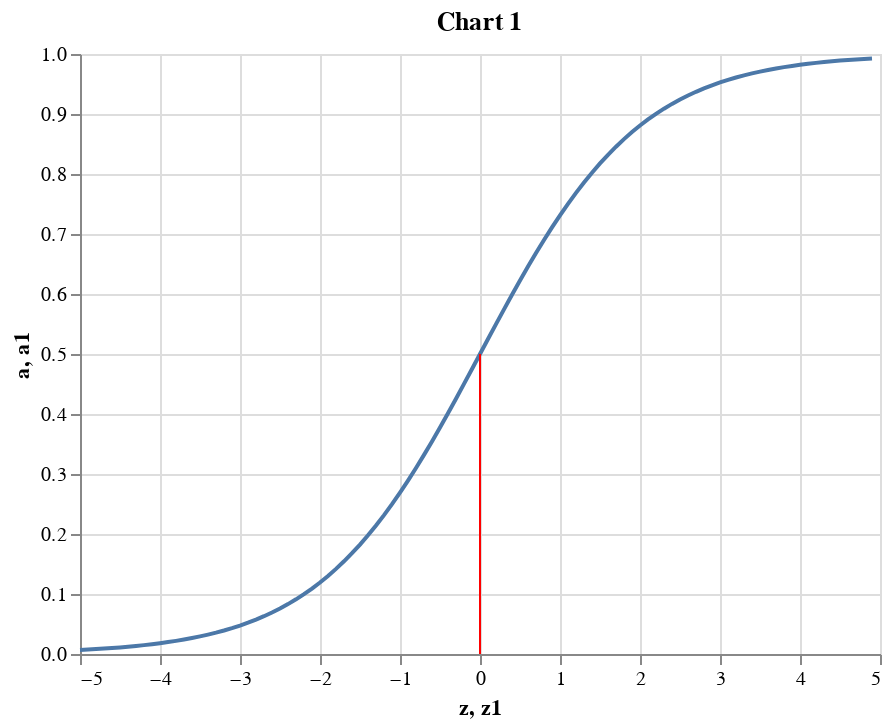

Notebook source saved alongside this figure:
### Markdown cell above
The sigmoid has an $S$ shape:

### Code cell
from scipy.special import expit
import numpy as np
import altair as alt
import pandas as pd
z = np.arange(-5.0,5.0, 0.1)
a = expit(z)
df = pd.DataFrame({"a":a, "z":z})
df["z1"] = 0
df["a1"] = 0.5
sigmoid = alt.Chart(df).mark_line().encode(x="z", y="a")
threshold = alt.Chart(df).mark_rule(color="red").encode(x="z1", y="a1")
(sigmoid + threshold).properties(title='Chart 1')

### Figure 1 — Vega-Lite specification as saved in the notebook (floating-point values rounded to 4 significant figures)
{"config": {"view": {"continuousWidth": 400, "continuousHeight": 300}}, "layer": [{"mark": "line", "encoding": {"x": {"type": "quantitative", "field": "z"}, "y": {"type": "quantitative", "field": "a"}}}, {"mark": {"type": "rule", "color": "red"}, "encoding": {"x": {"type": "quantitative", "field": "z1"}, "y": {"type": "quantitative", "field": "a1"}}}], "data": {"name": "data-4ce8df9580f59e633b8d399e9190ac6d"}, "title": "Chart 1", "$schema": "https://vega.github.io/schema/vega-lite/v4.0.2.json", "datasets": {"data-4ce8df9580f59e633b8d399e9190ac6d": [{"a": 0.006693, "z": -5.0, "z1": 0, "a1": 0.5}, {"a": 0.007392, "z": -4.9, "z1": 0, "a1": 0.5}, {"a": 0.008163, "z": -4.8, "z1": 0, "a1": 0.5}, {"a": 0.009013, "z": -4.7, "z1": 0, "a1": 0.5}, {"a": 0.009952, "z": -4.6, "z1": 0, "a1": 0.5}, {"a": 0.01099, "z": -4.5, "z1": 0, "a1": 0.5}, {"a": 0.01213, "z": -4.4, "z1": 0, "a1": 0.5}, {"a": 0.01339, "z": -4.3, "z1": 0, "a1": 0.5}, {"a": 0.01477, "z": -4.2, "z1": 0, "a1": 0.5}, {"a": 0.0163, "z": -4.1, "z1": 0, "a1": 0.5}, {"a": 0.01799, "z": -4.0, "z1": 0, "a1": 0.5}, {"a": 0.01984, "z": -3.9, "z1": 0, "a1": 0.5}, {"a": 0.02188, "z": -3.8, "z1": 0, "a1": 0.5}, {"a": 0.02413, "z": -3.7, "z1": 0, "a1": 0.5}, {"a": 0.0266, "z": -3.6, "z1": 0, "a1": 0.5}, {"a": 0.02931, "z": -3.5, "z1": 0, "a1": 0.5}, {"a": 0.0323, "z": -3.4, "z1": 0, "a1": 0.5}, {"a": 0.03557, "z": -3.3, "z1": 0, "a1": 0.5}, {"a": 0.03917, "z": -3.2, "z1": 0, "a1": 0.5}, {"a": 0.04311, "z": -3.1, "z1": 0, "a1": 0.5}, {"a": 0.04743, "z": -3.0, "z1": 0, "a1": 0.5}, {"a": 0.05215, "z": -2.9, "z1": 0, "a1": 0.5}, {"a": 0.05732, "z": -2.8, "z1": 0, "a1": 0.5}, {"a": 0.06297, "z": -2.7, "z1": 0, "a1": 0.5}, {"a": 0.06914, "z": -2.6, "z1": 0, "a1": 0.5}, {"a": 0.07586, "z": -2.5, "z1": 0, "a1": 0.5}, {"a": 0.08317, "z": -2.4, "z1": 0, "a1": 0.5}, {"a": 0.09112, "z": -2.3, "z1": 0, "a1": 0.5}, {"a": 0.09975, "z": -2.2, "z1": 0, "a1": 0.5}, {"a": 0.1091, "z": -2.1, "z1": 0, "a1": 0.5}, {"a": 0.1192, "z": -2.0, "z1": 0, "a1": 0.5}, {"a": 0.1301, "z": -1.9, "z1": 0, "a1": 0.5}, {"a": 0.1419, "z": -1.8, "z1": 0, "a1": 0.5}, {"a": 0.1545, "z": -1.7, "z1": 0, "a1": 0.5}, {"a": 0.168, "z": -1.6, "z1": 0, "a1": 0.5}, {"a": 0.1824, "z": -1.5, "z1": 0, "a1": 0.5}, {"a": 0.1978, "z": -1.4, "z1": 0, "a1": 0.5}, {"a": 0.2142, "z": -1.3, "z1": 0, "a1": 0.5}, {"a": 0.2315, "z": -1.2, "z1": 0, "a1": 0.5}, {"a": 0.2497, "z": -1.1, "z1": 0, "a1": 0.5}, {"a": 0.2689, "z": -1.0, "z1": 0, "a1": 0.5}, {"a": 0.2891, "z": -0.9, "z1": 0, "a1": 0.5}, {"a": 0.31, "z": -0.8, "z1": 0, "a1": 0.5}, {"a": 0.3318, "z": -0.7, "z1": 0, "a1": 0.5}, {"a": 0.3543, "z": -0.6, "z1": 0, "a1": 0.5}, {"a": 0.3775, "z": -0.5, "z1": 0, "a1": 0.5}, {"a": 0.4013, "z": -0.4, "z1": 0, "a1": 0.5}, {"a": 0.4256, "z": -0.3, "z1": 0, "a1": 0.5}, {"a": 0.4502, "z": -0.2, "z1": 0, "a1": 0.5}, {"a": 0.475, "z": -0.1, "z1": 0, "a1": 0.5}, {"a": 0.5, "z": -1.776e-14, "z1": 0, "a1": 0.5}, {"a": 0.525, "z": 0.1, "z1": 0, "a1": 0.5}, {"a": 0.5498, "z": 0.2, "z1": 0, "a1": 0.5}, {"a": 0.5744, "z": 0.3, "z1": 0, "a1": 0.5}, {"a": 0.5987, "z": 0.4, "z1": 0, "a1": 0.5}, {"a": 0.6225, "z": 0.5, "z1": 0, "a1": 0.5}, {"a": 0.6457, "z": 0.6, "z1": 0, "a1": 0.5}, {"a": 0.6682, "z": 0.7, "z1": 0, "a1": 0.5}, {"a": 0.69, "z": 0.8, "z1": 0, "a1": 0.5}, {"a": 0.7109, "z": 0.9, "z1": 0, "a1": 0.5}, {"a": 0.7311, "z": 1.0, "z1": 0, "a1": 0.5}, {"a": 0.7503, "z": 1.1, "z1": 0, "a1": 0.5}, {"a": 0.7685, "z": 1.2, "z1": 0, "a1": 0.5}, {"a": 0.7858, "z": 1.3, "z1": 0, "a1": 0.5}, {"a": 0.8022, "z": 1.4, "z1": 0, "a1": 0.5}, {"a": 0.8176, "z": 1.5, "z1": 0, "a1": 0.5}, {"a": 0.832, "z": 1.6, "z1": 0, "a1": 0.5}, {"a": 0.8455, "z": 1.7, "z1": 0, "a1": 0.5}, {"a": 0.8581, "z": 1.8, "z1": 0, "a1": 0.5}, {"a": 0.8699, "z": 1.9, "z1": 0, "a1": 0.5}, {"a": 0.8808, "z": 2.0, "z1": 0, "a1": 0.5}, {"a": 0.8909, "z": 2.1, "z1": 0, "a1": 0.5}, {"a": 0.9002, "z": 2.2, "z1": 0, "a1": 0.5}, {"a": 0.9089, "z": 2.3, "z1": 0, "a1": 0.5}, {"a": 0.9168, "z": 2.4, "z1": 0, "a1": 0.5}, {"a": 0.9241, "z": 2.5, "z1": 0, "a1": 0.5}, {"a": 0.9309, "z": 2.6, "z1": 0, "a1": 0.5}, {"a": 0.937, "z": 2.7, "z1": 0, "a1": 0.5}, {"a": 0.9427, "z": 2.8, "z1": 0, "a1": 0.5}, {"a": 0.9478, "z": 2.9, "z1": 0, "a1": 0.5}, {"a": 0.9526, "z": 3.0, "z1": 0, "a1": 0.5}, {"a": 0.9569, "z": 3.1, "z1": 0, "a1": 0.5}, {"a": 0.9608, "z": 3.2, "z1": 0, "a1": 0.5}, {"a": 0.9644, "z": 3.3, "z1": 0, "a1": 0.5}, {"a": 0.9677, "z": 3.4, "z1": 0, "a1": 0.5}, {"a": 0.9707, "z": 3.5, "z1": 0, "a1": 0.5}, {"a": 0.9734, "z": 3.6, "z1": 0, "a1": 0.5}, {"a": 0.9759, "z": 3.7, "z1": 0, "a1": 0.5}, {"a": 0.9781, "z": 3.8, "z1": 0, "a1": 0.5}, {"a": 0.9802, "z": 3.9, "z1": 0, "a1": 0.5}, {"a": 0.982, "z": 4.0, "z1": 0, "a1": 0.5}, {"a": 0.9837, "z": 4.1, "z1": 0, "a1": 0.5}, {"a": 0.9852, "z": 4.2, "z1": 0, "a1": 0.5}, {"a": 0.9866, "z": 4.3, "z1": 0, "a1": 0.5}, {"a": 0.9879, "z": 4.4, "z1": 0, "a1": 0.5}, {"a": 0.989, "z": 4.5, "z1": 0, "a1": 0.5}, {"a": 0.99, "z": 4.6, "z1": 0, "a1": 0.5}, {"a": 0.991, "z": 4.7, "z1": 0, "a1": 0.5}, {"a": 0.9918, "z": 4.8, "z1": 0, "a1": 0.5}, {"a": 0.9926, "z": 4.9, "z1": 0, "a1": 0.5}]}}
